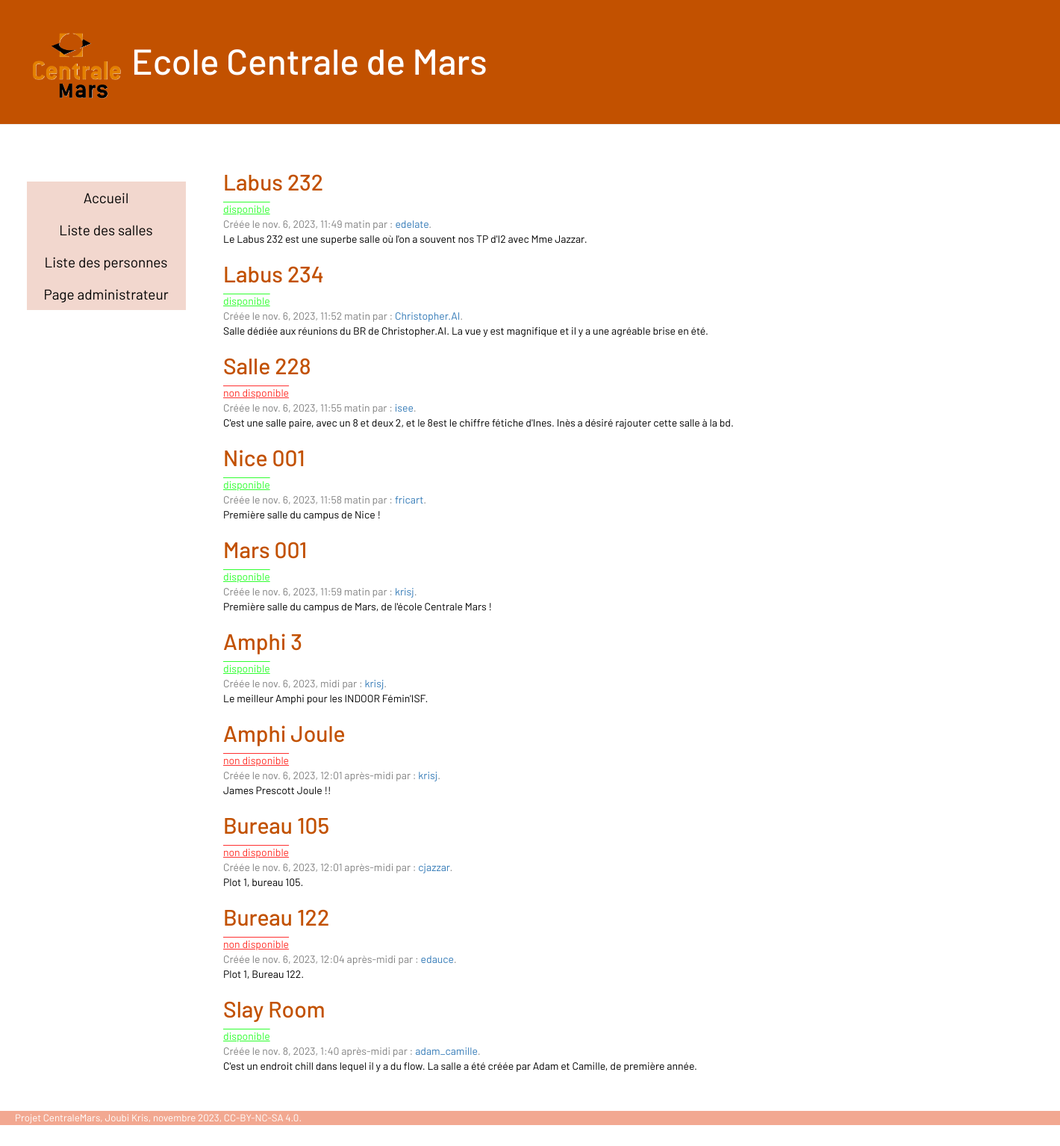
The page /room-list/ on the database as committed earlier.
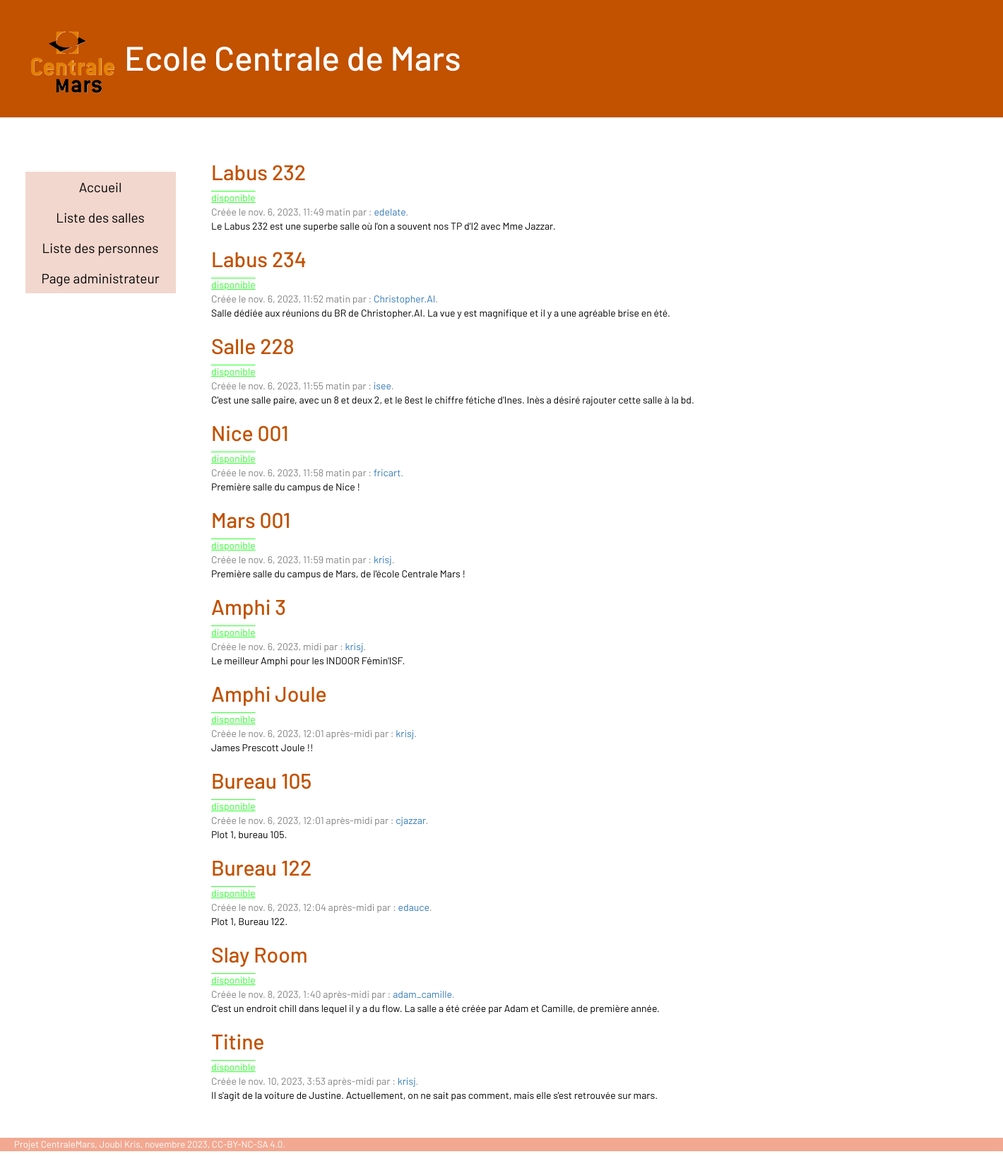
The same page on the database as committed later.
### blog/models.py (models this page shows, shortened)
class Room(models.Model):
    user = models.ForeignKey(settings.AUTH_USER_MODEL, on_delete=models.CASCADE)
    name = models.CharField(max_length=200)
    description = models.TextField()
    created_date = models.DateTimeField(default=timezone.now)
    published_date = models.DateTimeField(blank=True, null=True)
    available = models.BooleanField(default=False)
    campus = models.CharField(default="Marseille", max_length=128)
    capacity = models.IntegerField(default=30)

### blog/views.py (the view)
# urls.py: path('room-list/', views.room_list, name = 'room_list'),
def room_list(request):
    rooms = Room.objects.all()
    return render(request, 'blog/room_list.html', {'rooms': rooms})

### blog/templates/blog/room_list.html
{% extends 'blog/base.html' %}
{% block content %}
    {% for room in rooms %}
        <article class="post">
            <h2><a href="{% url 'room_detail' pk=room.pk %}">{{ room.name }}</a></h2>
            {% if room.available %}
                <div class="valid">
                    disponible
                </div>
            {% else %}
                <div class="invalid">
                    non disponible
                </div>
            {% endif %}
            <time class="date">Créée le {{ room.created_date  }} par : <a  href="/admin/auth/user/">{{room.user}}</a>.</time>
            <p>{{ room.description|linebreaksbr }}</p>
        </article>
    {% endfor %}
{% endblock %}

Rows that differ between the two databases and show on the page:
changed Room "Salle 228": available "non disponible" → "disponible"
changed Room "Amphi Joule": available "non disponible" → "disponible"
changed Room "Bureau 105": available "non disponible" → "disponible"
changed Room "Bureau 122": available "non disponible" → "disponible"
added Room: name "Titine", available "disponible", created_date "nov. 10, 2023, 3:53 après-midi", user "krisj", description "Il s'agit de la voiture de Justine. Actuellement, on ne sait pas comment, mais elle s'est retrouvée sur mars."
